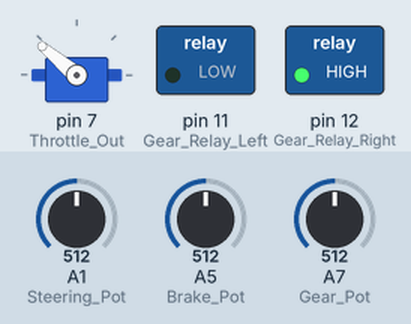
A sketch run on a simulated Arduino Mega 2560, built with avr-gcc and run on an emulated ATmega2560. On the bench: servo, switched loads named in the sketch (green lamp = pin HIGH). Inputs (shaded band) come from the test bench; at power-on: A7 (Gear_Pot) = 512, A1 (Steering_Pot) = 512, A5 (Brake_Pot) = 512.

Above: at 1.2 s.
1.3 s: A7 (Gear_Pot) set to 533
At 2.5 s:
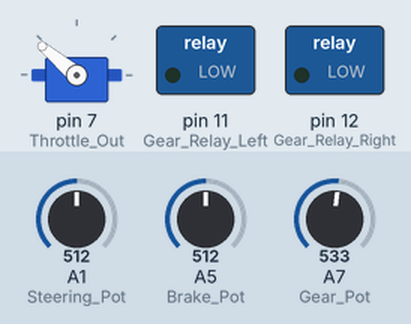
2.8 s: A7 (Gear_Pot) set to 716
At 3.8 s:
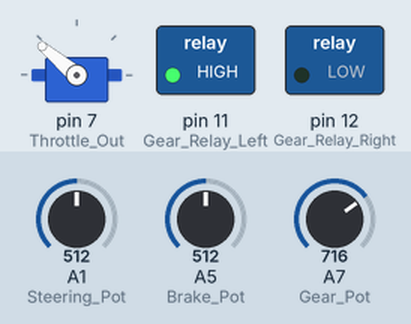
4.3 s: A7 (Gear_Pot) set to 511
At 4.9 s:
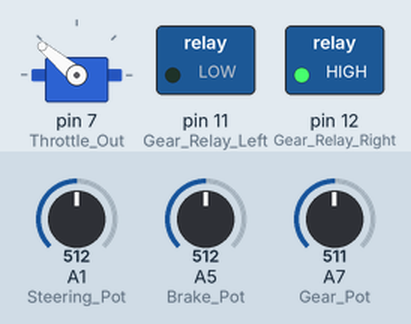
5.8 s: A7 (Gear_Pot) set to 790
At 7.2 s:
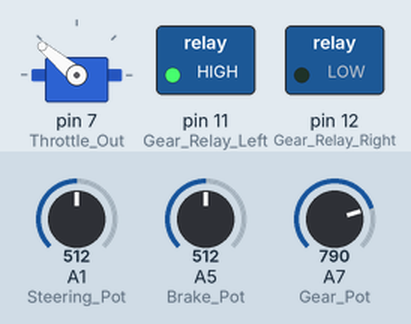
Timing chart, 0 to 8.3 s (numbered marks = the images above; inputs shaded):
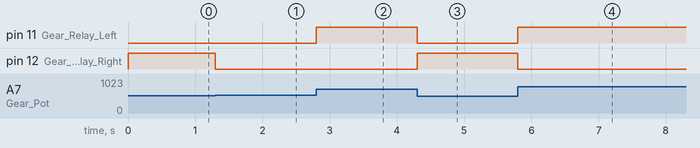

The sketch:

trc_death_car.ino
```cpp
#include <Servo.h>

// Analog Inputs
#define Gear_Pot      A7
#define Steering_Pot  A1
#define Brake_Pot     A5

// Digital Outputs
#define Gear_Relay_Right  12
#define Gear_Relay_Left   11
#define Throttle_Out    7

// Gear constants
#define GEAR_P 540
#define GEAR_R 430
#define GEAR_N 360
#define GEAR_D 260
#define GEAR_TOLERANCE  7

// Brake constants
#define BRAKE_MIN  360
#define BRAKE_MAX   620
#define BRAKE_TOLERANCE 10

// Throttle constants
#define THROTTLE_MIN     140
#define THROTTLE_MAX      40

// Steering constants           // TO FIX
#define STEER_MIN           295 // Right
#define STEER_MIDDLE        496 // Centre
#define STEER_MAX           780 //Left
#define STEER_TOLERANCE     3

// Init actuators
Servo throttleServo;

// misc vars
int gear_lever_state = GEAR_P;
int brake_state = BRAKE_MIN;
int steering_state = STEER_MIDDLE;

// Vars
int steer_data = 60;
int throttle_data = 0;
int brake_data = 0;
char gear_data = 'P';
int throttle_state = THROTTLE_MIN;
//int brake_state = BRAKE_MIN;
int steer_state = STEER_MIDDLE;
int brake_pot_last;


void setup()
{
  Serial.begin(9600);   // debug serial
  Serial3.begin(38400); // Large RoboClaw serial (steering)

  // set up pins
  pinMode(Gear_Relay_Right, OUTPUT);
  pinMode(Gear_Relay_Left, OUTPUT);
  pinMode(Brake_Pot, INPUT);
  pinMode(Gear_Pot, INPUT);
  pinMode(Steering_Pot, INPUT);

  // attach servos
  throttleServo.attach(Throttle_Out);

  // init actuators
  throttleServo.write(THROTTLE_MIN);

}


void loop()
{

  // listen for Jetson
  if (Serial.read() == 0xFF)
  {
    //Serial.println("Start loop");
    // wait for data
    while (!(Serial.available() > 3));

    //Serial.println("Test2");
    // Read data
    steer_data = Serial.read();
    throttle_data = Serial.read();
    brake_data = Serial.read();
    gear_data = Serial.read();

    Serial.print("Got ");
    Serial.print(steer_data);
    Serial.print(" ");
    Serial.print(throttle_data);
    Serial.print(" ");
    Serial.print(brake_data);
    Serial.print(" ");
    Serial.println(gear_data);

  }
  //Serial.println("Test2");
  setSteering((int)steer_data);
  setBrakes((int)brake_data);
  setGear((char)gear_data);
  setThrottle((int)throttle_data);


}

void setThrottle(int throttle_data)
{
  int newpos = THROTTLE_MIN + (float(throttle_data)/100.0) * (THROTTLE_MAX - THROTTLE_MIN);
  throttleServo.write(newpos);
}

void setSteering(int steer_data)
{
  // Convert to pot value
  int newpos = STEER_MIN + (float(steer_data) / 120.0) * (STEER_MAX - STEER_MIN);


  // RoboClaw Serial3 control, channel 2
  // 128 = full reverse
  // 192 = stop
  // 255 = full forward

  int oldpos = analogRead(Steering_Pot);
  //Serial.print("Pot Value");
  //Serial.println(oldpos);

  int error = int(float(abs(newpos - oldpos)) / 2.0);    // crude proportional steering rate control (makes it less twitchy)
  if ( error > 63 ) error = 63;             // then clamp value to max possible steering rate

  // Update motor
  if ( newpos <= (oldpos - STEER_TOLERANCE) )
  {
    // steer right
    Serial3.write(192 + error);
  }
  else if ( newpos > (oldpos + STEER_TOLERANCE) )
  {
    // steer left
    Serial3.write(192 - error);
  }
  else Serial3.write(192);  // else stop steering motor
}

void setBrakes(int brake_data)
{
  int newpos = BRAKE_MIN + (float(brake_data)/100.0) * (BRAKE_MAX - BRAKE_MIN);

  // RoboClaw Serial3 control, channel 2
  // 128 = full reverse
  // 192 = stop
  // 255 = full forward

  int oldpos = analogRead(Brake_Pot);

  //Serial.print("Brake Pot Value");
  //Serial.println(oldpos);

  int error = int(newpos - oldpos);
  //int error = s));             // then clamp value to max possible steering rate

  if ( error < 0 - BRAKE_TOLERANCE )
  {
    // steer right
    Serial3.write(63 + 62);
  }
  else if (error > 0 + BRAKE_TOLERANCE  )
  {
    // steer left
    Serial3.write(63 - 62);
  }
  else Serial3.write(63);  // else stop steering motor
}

void setGear(char gear_char)
{
  int newpos = GEAR_N;
  if (gear_char == 'D')
  {
    newpos = GEAR_D;
  }
  else if (gear_char == 'R')
  {
    newpos = GEAR_R;
  }
  else if (gear_char == 'N')
  {
    newpos = GEAR_N;
  }
  else
  {
    newpos = GEAR_P;
  }


  int oldpos = analogRead(Gear_Pot);

//  brake_pot_last = oldpos;
  //Serial.print("Pot Value");
  //Serial.println(oldpos);
  //Serial.print("New Value");
  //Serial.print(newpos);
//  oldpos = 310; // N
  int error = int(newpos - oldpos);
  //Serial.print("  Error:");
  //Serial.print(error);
  if ( error < 0 - GEAR_TOLERANCE )
  {
    // Retract actuator
    digitalWrite(Gear_Relay_Right, LOW);
    digitalWrite(Gear_Relay_Left, HIGH);
    //Serial.print("    IN");
  }
  else if ( error > 0 + GEAR_TOLERANCE)
  {
    // Extract actuator
    digitalWrite(Gear_Relay_Right, HIGH);
    digitalWrite(Gear_Relay_Left, LOW);
    //Serial.print("     OUT");
  }
  else
  {
    // Stop
    digitalWrite(Gear_Relay_Right, LOW);
    digitalWrite(Gear_Relay_Left, LOW);
  }

}
```

Measured:
- the behaviour switches between 532 and 533 on A7 (Gear_Pot) (found by bisection; images 0 and 1)
- after the input at 1.3 s, pin 12 (Gear_Relay_Right): HIGH → LOW at once
- after the input at 2.8 s, pin 11 (Gear_Relay_Left): LOW → HIGH at once
- after the input at 4.3 s, pin 11 (Gear_Relay_Left): HIGH → LOW at once; pin 12 (Gear_Relay_Right): LOW → HIGH at once
- after the input at 5.8 s, pin 11 (Gear_Relay_Left): LOW → HIGH at once; pin 12 (Gear_Relay_Right): HIGH → LOW at once
